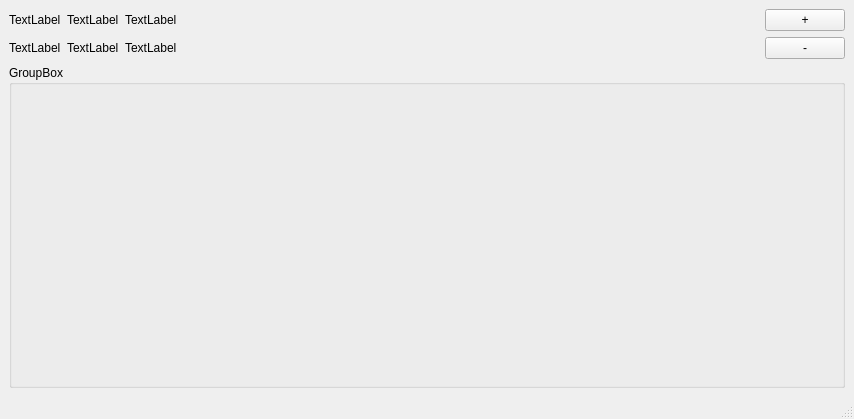
<?xml version="1.0" encoding="UTF-8"?>
<ui version="4.0">
 <class>MainWindow</class>
 <widget class="QMainWindow" name="MainWindow">
  <property name="geometry">
   <rect>
    <x>0</x>
    <y>0</y>
    <width>854</width>
    <height>419</height>
   </rect>
  </property>
  <property name="windowTitle">
   <string>MainWindow</string>
  </property>
  <widget class="QWidget" name="centralwidget">
   <property name="sizePolicy">
    <sizepolicy hsizetype="Preferred" vsizetype="Maximum">
     <horstretch>0</horstretch>
     <verstretch>0</verstretch>
    </sizepolicy>
   </property>
   <layout class="QGridLayout" name="gridLayout">
    <item row="1" column="0">
     <widget class="QLabel" name="label_3">
      <property name="text">
       <string>TextLabel</string>
      </property>
     </widget>
    </item>
    <item row="0" column="2">
     <widget class="QLabel" name="label_5">
      <property name="text">
       <string>TextLabel</string>
      </property>
     </widget>
    </item>
    <item row="1" column="1">
     <widget class="QLabel" name="label_4">
      <property name="text">
       <string>TextLabel</string>
      </property>
     </widget>
    </item>
    <item row="0" column="3">
     <spacer name="horizontalSpacer">
      <property name="orientation">
       <enum>Qt::Horizontal</enum>
      </property>
      <property name="sizeHint" stdset="0">
       <size>
        <width>40</width>
        <height>20</height>
       </size>
      </property>
     </spacer>
    </item>
    <item row="1" column="2">
     <widget class="QLabel" name="label_6">
      <property name="text">
       <string>TextLabel</string>
      </property>
     </widget>
    </item>
    <item row="0" column="0">
     <widget class="QLabel" name="label_2">
      <property name="text">
       <string>TextLabel</string>
      </property>
     </widget>
    </item>
    <item row="0" column="4">
     <widget class="QPushButton" name="pushButton">
      <property name="enabled">
       <bool>true</bool>
      </property>
      <property name="sizePolicy">
       <sizepolicy hsizetype="Preferred" vsizetype="Maximum">
        <horstretch>0</horstretch>
        <verstretch>0</verstretch>
       </sizepolicy>
      </property>
      <property name="text">
       <string>+</string>
      </property>
     </widget>
    </item>
    <item row="0" column="1">
     <widget class="QLabel" name="label">
      <property name="text">
       <string>TextLabel</string>
      </property>
     </widget>
    </item>
    <item row="1" column="4">
     <widget class="QPushButton" name="pushButton_2">
      <property name="text">
       <string>-</string>
      </property>
     </widget>
    </item>
    <item row="2" column="0" colspan="5">
     <widget class="QGroupBox" name="groupBox">
      <property name="title">
       <string>GroupBox</string>
      </property>
     </widget>
    </item>
   </layout>
  </widget>
  <widget class="QMenuBar" name="menubar">
   <property name="geometry">
    <rect>
     <x>0</x>
     <y>0</y>
     <width>854</width>
     <height>21</height>
    </rect>
   </property>
  </widget>
  <widget class="QStatusBar" name="statusbar"/>
 </widget>
 <resources/>
 <connections/>
</ui>
